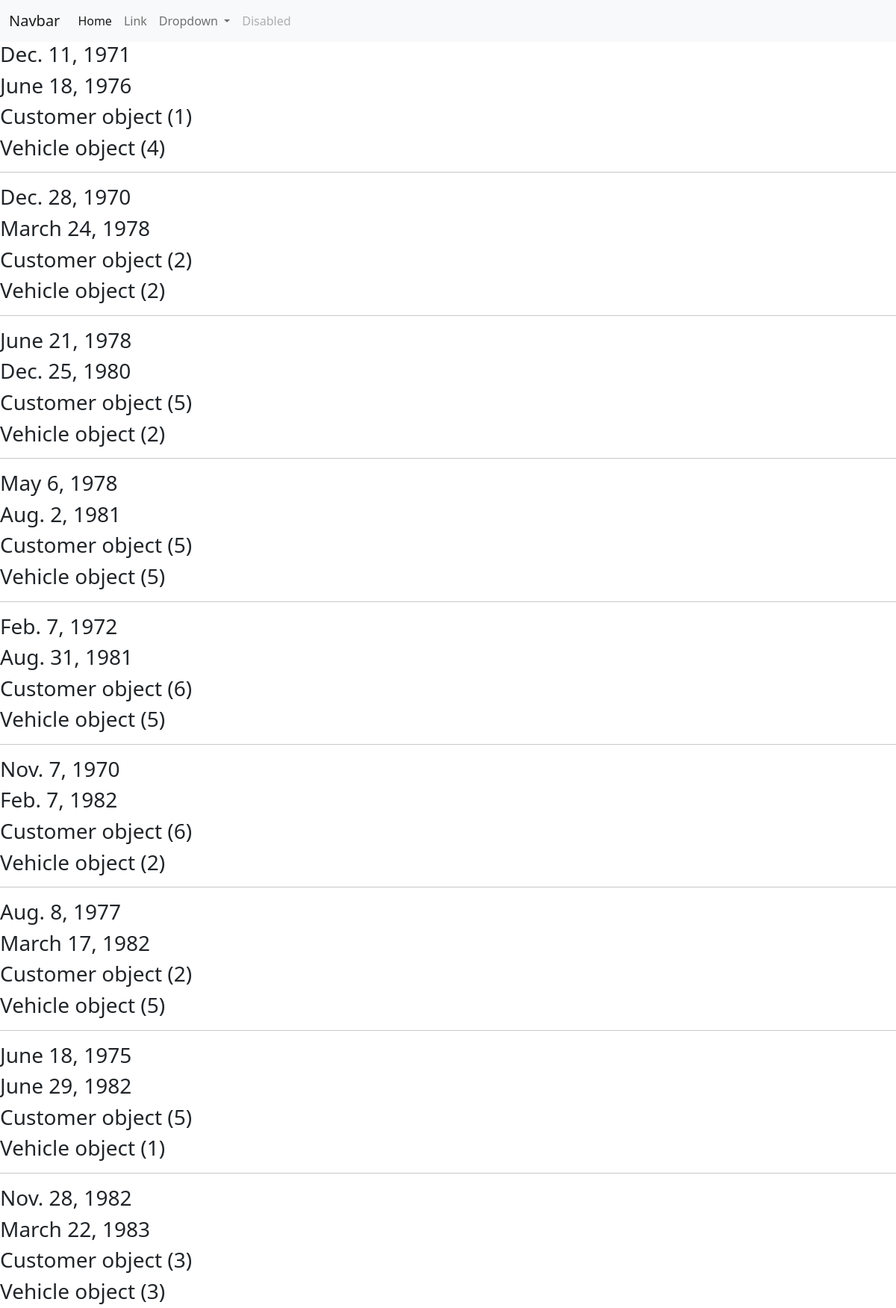
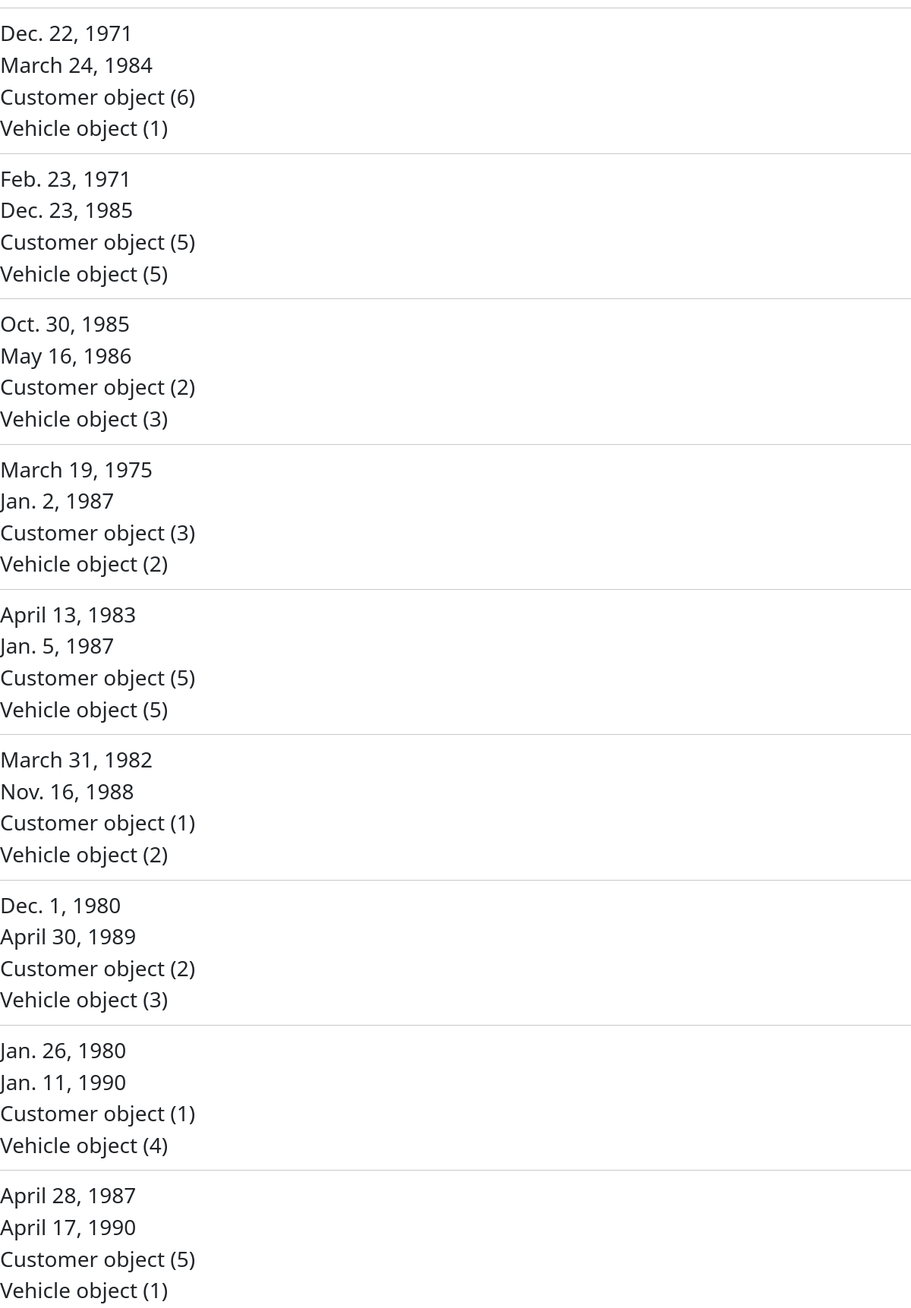
/rent/rental/ (upper part), run on the app's committed database (2 pictures, top to bottom).
### rent/models.py (models this page shows)
class Rental (models.Model):
    rental_date = models.DateField()
    return_date = models.DateField()
    customer = models.ForeignKey( Customer, on_delete = models.CASCADE)
    vehicle = models.ForeignKey( Vehicle, on_delete = models.CASCADE)

class Customer (models.Model):
    first_name = models.CharField (max_length =200 )
    last_name = models.CharField (max_length =200 )
    email = models.EmailField (max_length =200 )
    phone_number = models.CharField (max_length =200 )
    address = models.CharField (max_length =200 )
    city = models.CharField (max_length =200 )
    country = models.CharField (max_length =200 )

class Vehicle (models.Model):
    vehicle_type = models.ForeignKey('VehicleType', on_delete = models.CASCADE)
    date_created = models.DateField()
    real_cost = MoneyField(max_digits=14, decimal_places=2, default_currency='USD')
    size = models.ForeignKey( 'VehicleSize', on_delete = models.CASCADE)

### rent/views.py (the view)
# urls.py: path('rental/', rental, name = 'rental'),
def rental (request):
    all_rentals = Rental.objects.all().order_by('return_date')
    return render (request, 'rental.html', {'all_rentals': all_rentals})

### rent/templates/rental.html
{% extends 'base.html' %}
{% block content %}
{% for rental in all_rentals%}
<h3>{{rental.rental_date}}</h3>
<h3>{{rental.return_date}}</h3>
<h3>{{rental.customer}}</h3>
<h3>{{rental.vehicle}}</h3>
<hr>
{% endfor %}
{% endblock %}

### data on the page
Rental: rental_date "Dec. 11, 1971", return_date "June 18, 1976", customer "Customer object (1)", vehicle "Vehicle object (4)"
Rental: rental_date "Dec. 28, 1970", return_date "March 24, 1978", customer "Customer object (2)", vehicle "Vehicle object (2)"
Rental: rental_date "June 21, 1978", return_date "Dec. 25, 1980", customer "Customer object (5)", vehicle "Vehicle object (2)"
Rental: rental_date "May 6, 1978", return_date "Aug. 2, 1981", customer "Customer object (5)", vehicle "Vehicle object (5)"
Rental: rental_date "Feb. 7, 1972", return_date "Aug. 31, 1981", customer "Customer object (6)", vehicle "Vehicle object (5)"
Rental: rental_date "Nov. 7, 1970", return_date "Feb. 7, 1982", customer "Customer object (6)", vehicle "Vehicle object (2)"
Rental: rental_date "Aug. 8, 1977", return_date "March 17, 1982", customer "Customer object (2)", vehicle "Vehicle object (5)"
Rental: rental_date "June 18, 1975", return_date "June 29, 1982", customer "Customer object (5)", vehicle "Vehicle object (1)"
Rental: rental_date "Nov. 28, 1982", return_date "March 22, 1983", customer "Customer object (3)", vehicle "Vehicle object (3)"
Rental: rental_date "Dec. 22, 1971", return_date "March 24, 1984", customer "Customer object (6)", vehicle "Vehicle object (1)"
Rental: rental_date "Feb. 23, 1971", return_date "Dec. 23, 1985", customer "Customer object (5)", vehicle "Vehicle object (5)"
Rental: rental_date "Oct. 30, 1985", return_date "May 16, 1986", customer "Customer object (2)", vehicle "Vehicle object (3)"
Rental: rental_date "March 19, 1975", return_date "Jan. 2, 1987", customer "Customer object (3)", vehicle "Vehicle object (2)"
Rental: rental_date "April 13, 1983", return_date "Jan. 5, 1987", customer "Customer object (5)", vehicle "Vehicle object (5)"
Rental: rental_date "March 31, 1982", return_date "Nov. 16, 1988", customer "Customer object (1)", vehicle "Vehicle object (2)"
Rental: rental_date "Dec. 1, 1980", return_date "April 30, 1989", customer "Customer object (2)", vehicle "Vehicle object (3)"
Rental: rental_date "Jan. 26, 1980", return_date "Jan. 11, 1990", customer "Customer object (1)", vehicle "Vehicle object (4)"
Rental: rental_date "April 28, 1987", return_date "April 17, 1990", customer "Customer object (5)", vehicle "Vehicle object (1)"
